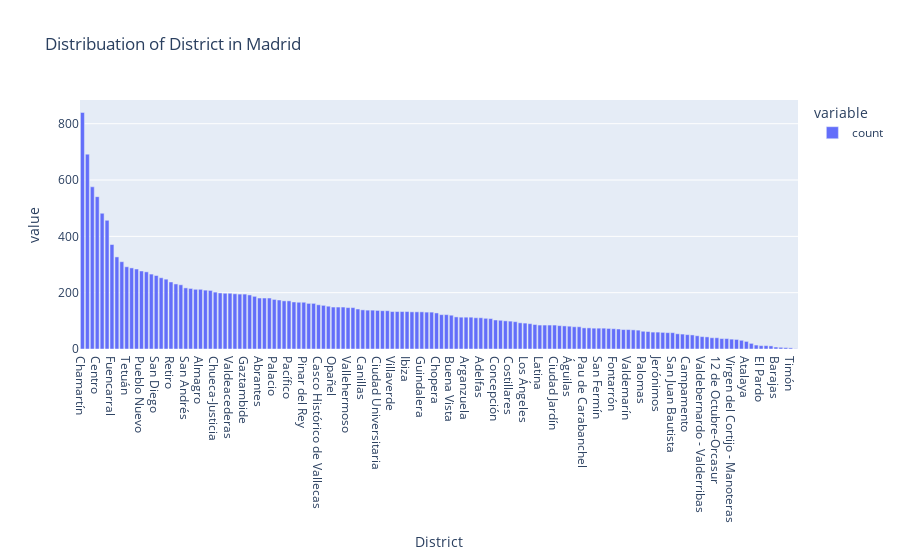

This figure's notebook cell:
### Code cell
px.bar(df['District'].value_counts(), title= 'Distribuation of District in Madrid')

### Figure 1 — Plotly figure (JSON) as saved in the notebook; plotly's stock layout.template omitted (floating-point values rounded to 4 significant figures; data arrays with more than 128 entries replaced by an {"elided": "..."} marker saying what was removed)
{"data": [{"alignmentgroup": "True", "hovertemplate": "variable=count<br>District=%{x}<br>value=%{y}<extra></extra>", "legendgroup": "count", "marker": {"color": "#636efa", "pattern": {"shape": ""}}, "name": "count", "offsetgroup": "count", "orientation": "v", "showlegend": true, "textposition": "auto", "type": "bar", "x": {"elided": "146 str values"}, "xaxis": "x", "y": {"elided": "146 int values"}, "yaxis": "y"}], "layout": {"barmode": "relative", "legend": {"title": {"text": "variable"}, "tracegroupgap": 0}, "title": {"text": "Distribuation of District in Madrid"}, "xaxis": {"anchor": "y", "domain": [0, 1], "title": {"text": "District"}}, "yaxis": {"anchor": "x", "domain": [0, 1], "title": {"text": "value"}}}}
